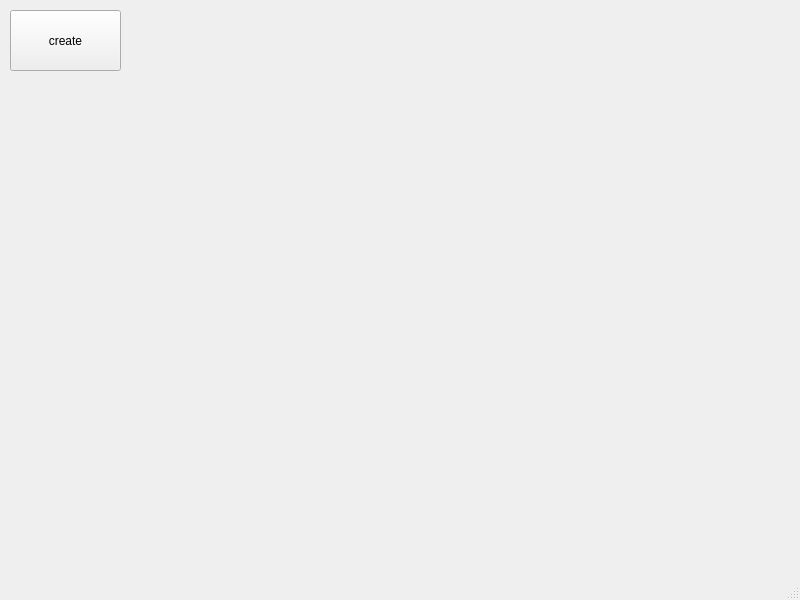
<?xml version="1.0" encoding="UTF-8"?>
<ui version="4.0">
 <class>MainWindow</class>
 <widget class="QMainWindow" name="MainWindow">
  <property name="geometry">
   <rect>
    <x>0</x>
    <y>0</y>
    <width>800</width>
    <height>600</height>
   </rect>
  </property>
  <property name="windowTitle">
   <string>MainWindow</string>
  </property>
  <widget class="QWidget" name="centralwidget">
   <widget class="QPushButton" name="pushButton">
    <property name="geometry">
     <rect>
      <x>10</x>
      <y>10</y>
      <width>111</width>
      <height>61</height>
     </rect>
    </property>
    <property name="text">
     <string>create</string>
    </property>
   </widget>
   <widget class="QLabel" name="label">
    <property name="geometry">
     <rect>
      <x>20</x>
      <y>90</y>
      <width>751</width>
      <height>441</height>
     </rect>
    </property>
    <property name="text">
     <string/>
    </property>
   </widget>
  </widget>
  <widget class="QMenuBar" name="menubar">
   <property name="geometry">
    <rect>
     <x>0</x>
     <y>0</y>
     <width>800</width>
     <height>21</height>
    </rect>
   </property>
  </widget>
  <widget class="QStatusBar" name="statusbar"/>
 </widget>
 <resources/>
 <connections/>
</ui>
